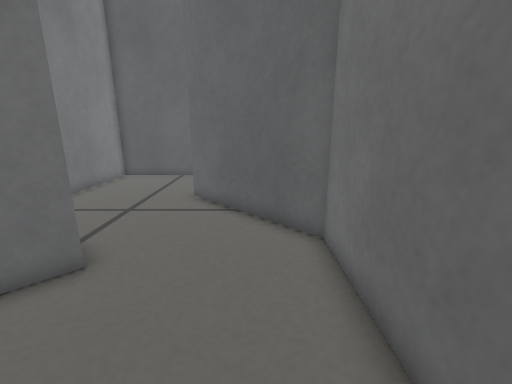
view 1 (above)

13 first-person views from a walk through a robot-simulator world made for Gazebo. The camera is 0.31 m above the floor, tilts 14° down and sees 90° across. The floor is counted in squares, 0.1 m on a side. Each view is taken from the middle of a square. On the plan, view 1 faces up. The plan holds only what a view shows up to about 19 squares ahead; the rest is blank.

view 2
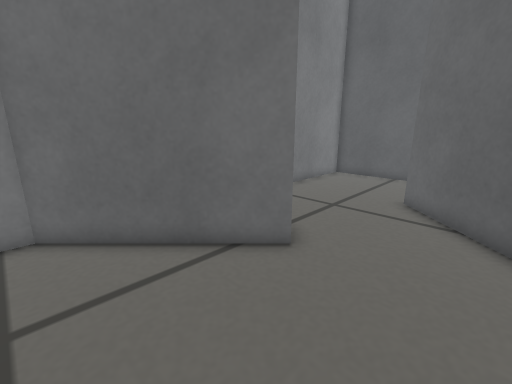

view 3
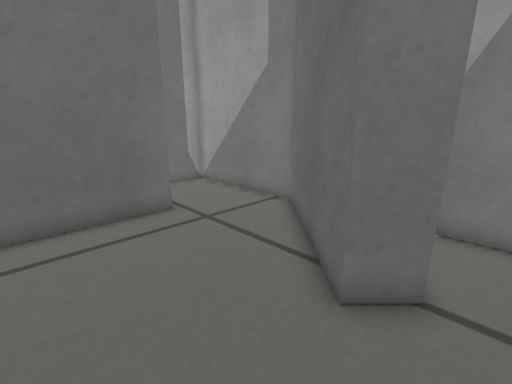

view 4
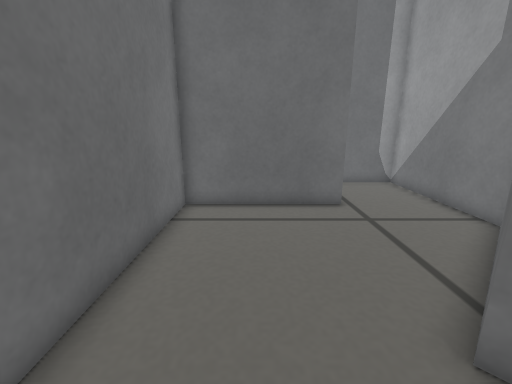

view 5
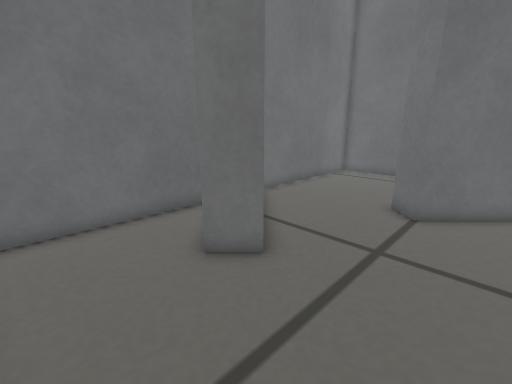

view 6
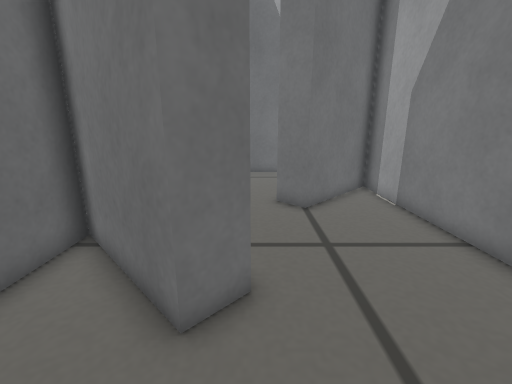

view 7
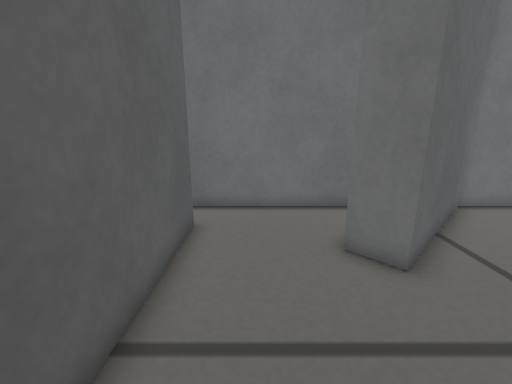

view 8
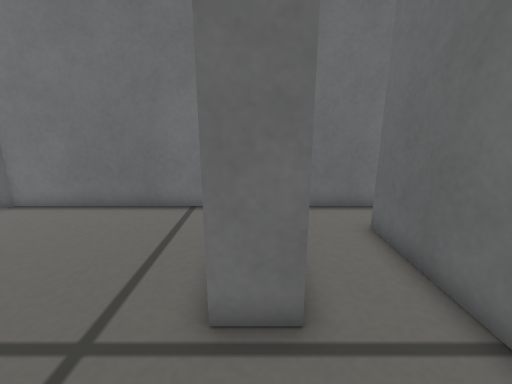

view 9
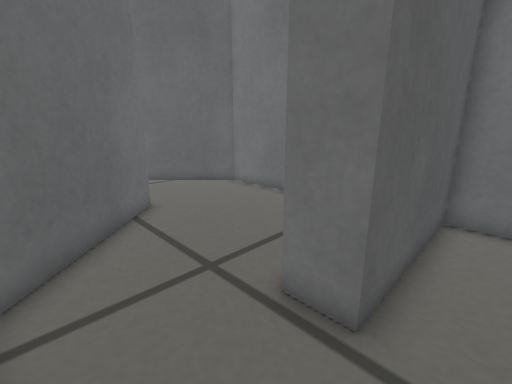

view 10
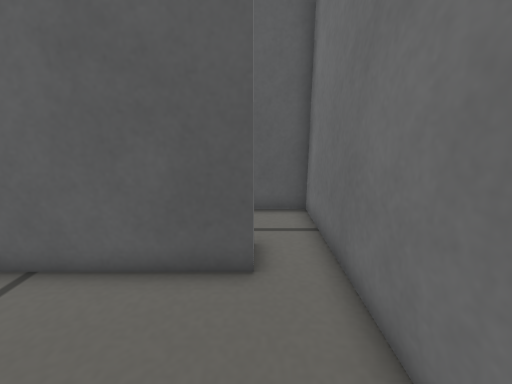

view 11
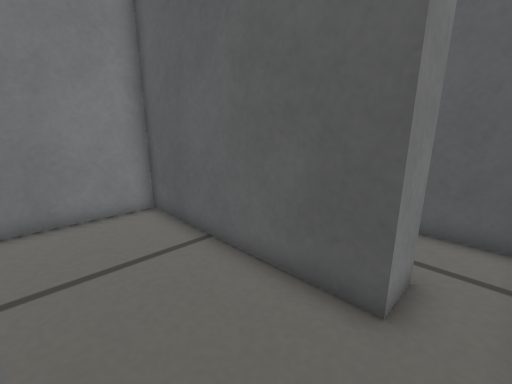

view 12
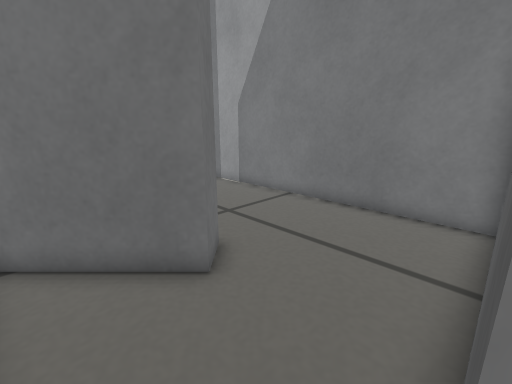

view 13
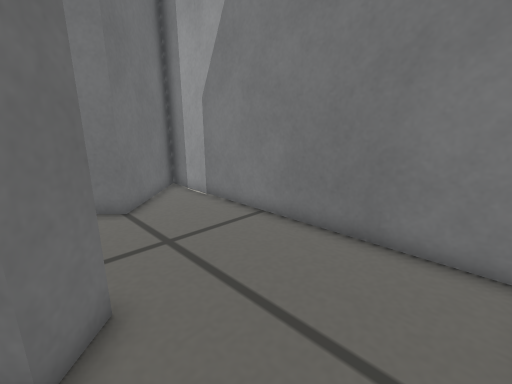

### Floor plan
Points are (right, up) in squares from view 1. A wall is a line through its corners. A room is listed if a view was taken in it or the views show most of it. See-through windows are left out.
Room 1 (views 1, 2, 3)
walls: (-3.9, 5.2) (-4.9, 4.2); (-3.5, -2.2) (1.9, -2.2) (1.9, 6.8) (0.2, 8.5)
ways out: opening at (-2, 7.7) to room 2; opening at (-4, 1) to room 3
Room 2 (views 4, 5, 6, 7, 10, 11, 12, 13)
walls: (0.2, 8.5) (-2.9, 11.6) (-1.8, 12.7) (1.9, 8.9) (1.9, 19.6); (0, 18.6) (0, 17) (-8.9, 17) (-8.9, 2.4) (-5, 6.3) (-3.9, 5.2)
ways out: opening at (-2, 7.7) to room 1; opening at (1, 20)
Room 3 (views 8, 9)
walls: (-4.9, 4.2) (-8.9, 0.3) (-8.9, -6.7) (-0.2, -6.7); (1.9, -6.5) (1.9, -3.8) (-4.5, -3.8) (-4.5, -2.2) (-3.5, -2.2)
ways out: opening at (-4, 1) to room 1; opening at (1, -7.5)

Where each view was taken, in squares from view 1:
view 1: 0 up, 0 right, facing up
view 2: 0 up, 0 right, facing up-left
view 3: 7 up, 0 right, facing down-left
view 4: 8 up, 1 left, facing down
view 5: 16 up, 7 left, facing down-right
view 6: 16 up, 3 left, facing down
view 7: 15 up, 8 left, facing right
view 8: 3 down, 8 left, facing right
view 9: 5 down, 8 left, facing up-right
view 10: 12 up, 0 right, facing up
view 11: 13 up, 1 right, facing up-left
view 12: 17 up, 1 right, facing down-left
view 13: 16 up, 2 left, facing down-left
